Frame 1 (no input): blank canvas, image omitted
Frame 60 (no input): blank canvas, image omitted
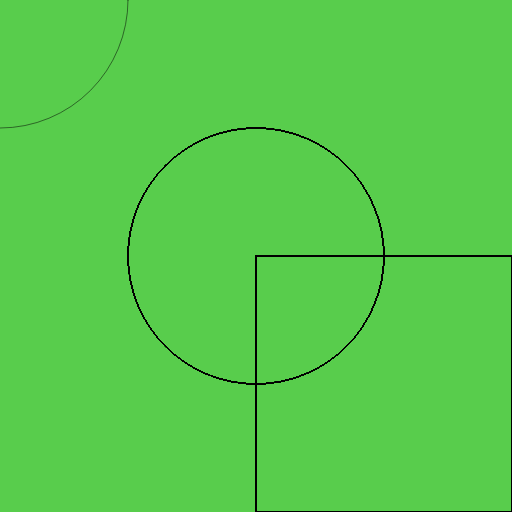
Frame 120 (the mouse pressed at the canvas centre since frame 60)

The p5.js sketch whose frames 1 and 60 were blank and that drew this single picture after the mouse press (run headless with seeded random() and noise() and a simulated clock; from frame 60 on, the mouse is pressed at the canvas centre):

// p5.js sketch
// ── sketch.js
function setup() {
    createCanvas(512, 512);
    background(220)
    frameRate(100)   
    
   }
     
  
   function draw() {
  
      if (keyIsPressed){
      background(0)
  
    }
     
     noFill()
     stroke(5)
     strokeWeight(1)
    circle(mouseX, mouseY, pmouseX, pmouseY);
      noFill()
      stroke(0)
      strokeWeight(2)
      rect(mouseX, mouseY, pmouseX, pmouseY);
     noFill()
     stroke(1)
     strokeWeight(0.5)
     ellipse(pmouseX, pmouseY, mouseX, mouseY);
     
    
  }
  
     
  function mouseMoved() {
    // Cambia el color de fondo cuando el mouse se mueve
    background(random(255), random(255), random(255));
  
   }
